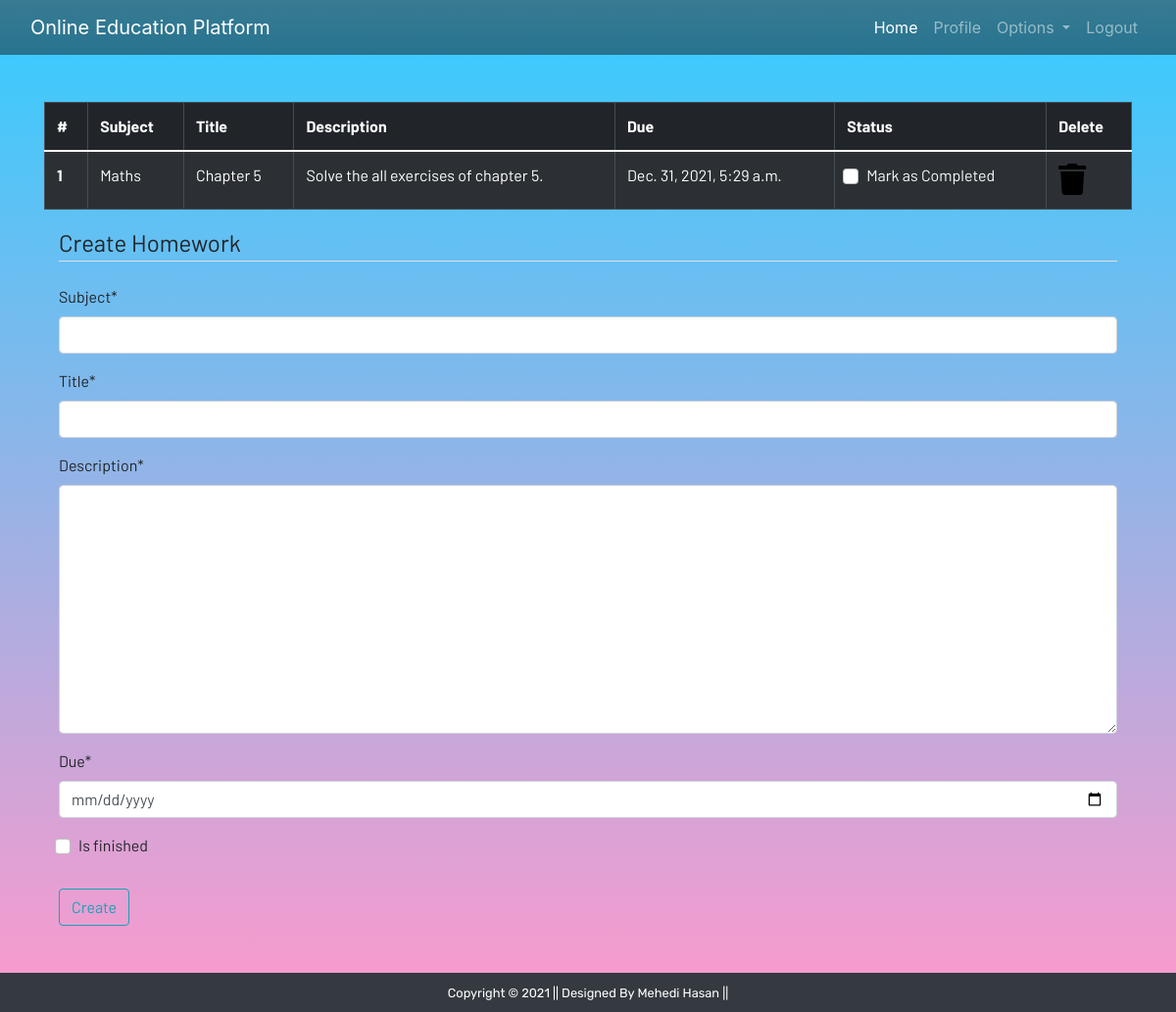
Screenshot of /homework/ (signed in) with the database file from the repository.
### edu/models.py (models this page shows, shortened)
class Homework(models.Model):
    user = models.ForeignKey(User, on_delete=models.CASCADE)
    subject = models.CharField(max_length=50)
    title = models.CharField(max_length=200)
    description = models.TextField()
    due = models.DateTimeField()
    is_finished = models.BooleanField(default=False)

### edu/views.py (the view)
# urls.py: path('homework/', views.homework, name='homework'),
@login_required
def homework(request):
    if request.method == "POST":
        form = HomeworkForm(request.POST)
        if form.is_valid():
            try:
                finished = request.POST['is_finished']
                if finished == 'on':
                    finished = True
                else:
                    finished = False
            except:
                finished = False
            homeworks = Homework(user=request.user,
                          subject = request.POST['subject'],
                          title = request.POST['title'],
                          description = request.POST['description'],
                          due = request.POST['due'],
                          is_finished = finished
                        )
            homeworks.save()
        messages.success(request, f"Homework Added from {request.user.username} Sucessfully !!")
    else:
        form = HomeworkForm()
    homework = Homework.objects.filter(user = request.user)
    if len(homework) == 0:
        homework_done = True
    else:
        homework_done = False
    context = {'homeworks': homework, 'homeworks_done': homework_done, 'form': form}
    return render(request, 'edu/homework.html', context)

### edu/forms.py
class HomeworkForm(forms.ModelForm):
    class Meta:
        model = Homework
        widgets = {'due': DateInput()}
        fields = ['subject', 'title', 'description', 'due', 'is_finished']

### edu/templates/edu/homework.html (shortened to what this page needs)
{% extends 'edu/base.html' %}
{% load static %}
{% load crispy_forms_tags %}
{% block content %}
<div class="container">
    {% if not homework_done %}
    <table class="table table-striped table-bordered table-hover table-dark">
        <thead>
            <tr>
                <th scope="col">#</th>
                <th scope="col">Subject</th>
                <th scope="col">Title</th>
                <th scope="col">Description</th>
                <th scope="col">Due</th>
                <th scope="col">Status</th>
                <th scope="col">Delete</th>
            </tr>
        </thead>
        <tbody>
            {% for homework in homeworks %}
            <tr>
                <th scope="row">{{forloop.counter}}</th>
                <td>{{homework.subject}}</td>
                <td>{{homework.title}}</td>
                <td>{{homework.description}}</td>
                <td>{{homework.due}}</td>
                <td>
                    <a href="{% url 'update-homework' homework.id %}">
                        <div class="form-check">
                            {% if homework.is_finished == True %}
                                <input class="form-check-input" type="checkbox" value="" checked>
                            {% else %}
                                <input class="form-check-input" type="checkbox" value="">
                            {% endif %}
                            <label class="form-check-label text-light" for="flexCheckDefault">
                                Mark as Completed
                            </label>
                        </div>
                    </a>
                </td>
                <td><a href="{% url 'delete-homework' homework.id %}"><i class="fa fa-trash fa-2x"></i></a></td>
            </tr>
            {% endfor %}
        </tbody>
    </table>
    {% else %}
    <h4>All homeworks are completed!! Create to have more!!</h4>
</div>
{% endif %}
<div class=" container">
    <form method="POST">
        <fieldset class="form-group">
            <legend class="border-bottom mb-4">Create Homework</legend>
            {{form|crispy}}
        </fieldset>
        <div class="form-group">
            <button href="" class="btn btn-outline-info" type="submit">
                Create
            </button>
        </div>
    </form>
</div>
{% endblock content %}

### edu/static/css/main.css (style rules this page uses)
html { scroll-behavior: smooth; height: 100%; width: 100%; }
a { text-decoration: none !important; color: black; }
html, body { max-width: 100%; overflow-x: hidden; height: 100%; width: 100%; }
body { background: linear-gradient(rgba(0, 0, 0, 0.2), rgba(255, 255, 255, 0.5)); background: linear-gradient(to bottom, #33ccff 0%, #ff99cc 100%); overflow-x: hidden; background-repeat: no-repeat; }
.fa { color: black; }

### rows the page displays
Homework: subject "Maths", title "Chapter 5", description "Solve the all exercises of chapter 5.", due "Dec. 31, 2021, 5:29 a.m."
